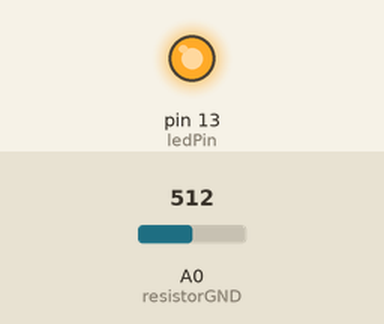
A sketch run on a simulated Arduino Uno, built with avr-gcc and run on an emulated ATmega328P. Shown: output pins drawn as LEDs (lit = HIGH). The test bench sets the inputs (shaded band); at power-on: A0 (resistorGND) = 512. What the sketch prints to the serial monitor is not drawn.

Above: at 1.2 s.
1.3 s: A0 (resistorGND) set to 315
3.0 s: A0 (resistorGND) set to 282
At 3.3 s:
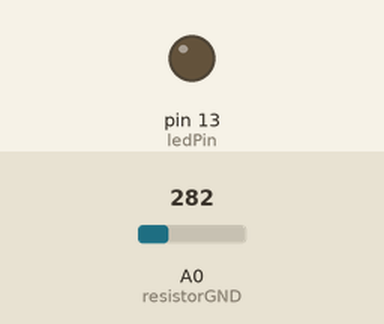
Timing chart, 0 to 6.0 s (numbered marks = the images above; inputs shaded):
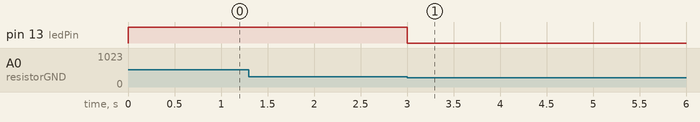

The sketch:

Photoresistor_LED.ino
```cpp
//Wires should go to these arduino ports
int resistorGND = A0; //Red to 5V, Black to A0
int ledPin = 13; //Don't forget resistor. Red to pin 13 black to GND.
int returnedVoltage = 0;

void setup()
{
  //Tell the Arduino that the LED is an output
  pinMode(ledPin, OUTPUT);
  pinMode(resistorGND, INPUT);
  //Begins serial monitor (CTRL+SHIFT+M)
  Serial.begin(9600);

}

void loop() //Happens endlessly
{
  //Read the voltage, keeping in mind
  returnedVoltage = analogRead(resistorGND);

  //For reference, write the reading to the Serial Monitor
  Serial.write(returnedVoltage);

  //Depending on lighting scenarios, toggle LED state
  if ( returnedVoltage > 300)
  {
    digitalWrite(ledPin, HIGH);
  }
  else
  {
    digitalWrite(ledPin, LOW);
  }

}
```

Measured:
- the behaviour switches between 301 and 300 on A0 (resistorGND) (found by bisection; images 0 and 1)
- after the input at 1.3 s, every drawn part: stays the same
- after the input at 3.0 s, pin 13 (ledPin): HIGH → LOW at once
